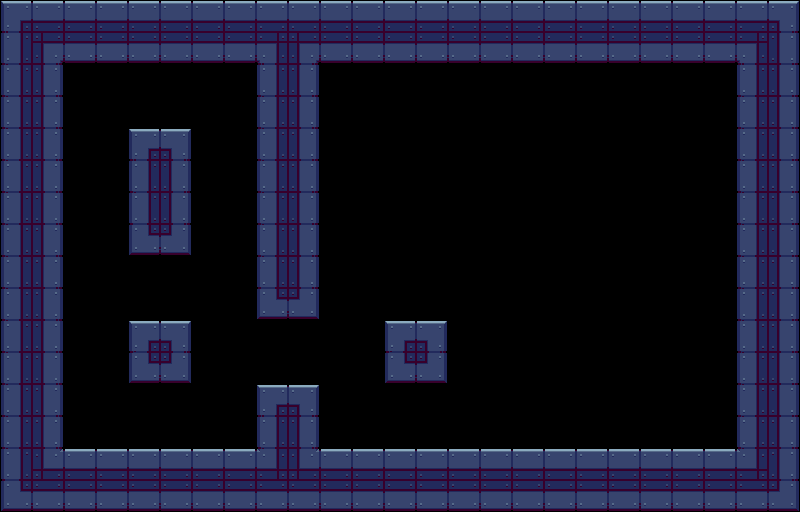

The image is a tile-based game level rendered from a .tmx file. Its description and complete source (layers, tilesets, objects, tile grids) follow:
An orthogonal 25x16 tile map with 32x32 px tiles, 2 tile layers (Border, main).

<map version="1.10" tiledversion="1.10.2" orientation="orthogonal" renderorder="right-down" width="25" height="16" tilewidth="32" tileheight="32" infinite="0" nextlayerid="3" nextobjectid="1">
 <tileset firstgid="1" name="Tiled" tilewidth="32" tileheight="32" tilecount="16" columns="4">
  <image source="Tiled.png" width="128" height="128" />
  <tile id="1">
   <properties>
    <property name="colider" type="bool" value="true" />
   </properties>
  </tile>
  <tile id="2">
   <properties>
    <property name="colider" type="bool" value="true" />
   </properties>
  </tile>
  <tile id="3">
   <properties>
    <property name="colider" type="bool" value="true" />
   </properties>
  </tile>
  <tile id="5">
   <properties>
    <property name="colider" type="bool" value="true" />
   </properties>
  </tile>
  <tile id="7">
   <properties>
    <property name="colider" type="bool" value="true" />
   </properties>
  </tile>
  <tile id="9">
   <properties>
    <property name="colider" type="bool" value="true" />
   </properties>
  </tile>
  <tile id="10">
   <properties>
    <property name="colider" type="bool" value="true" />
   </properties>
  </tile>
  <tile id="11">
   <properties>
    <property name="colider" type="bool" value="true" />
   </properties>
  </tile>
 </tileset>
 <layer id="1" name="Border" width="25" height="16">
  <data encoding="csv">
2,3,3,3,3,3,3,3,3,3,3,3,3,3,3,3,3,3,3,3,3,3,3,3,4,
6,1,11,11,11,11,11,11,13,1,11,11,11,11,11,11,11,11,11,11,11,11,11,13,8,
6,8,0,0,0,0,0,0,0,0,0,0,0,0,0,0,0,0,0,0,0,0,0,6,8,
6,8,0,0,0,0,0,0,0,0,0,0,0,0,0,0,0,0,0,0,0,0,0,6,8,
6,8,0,0,0,0,0,0,0,0,0,0,0,0,0,0,0,0,0,0,0,0,0,6,8,
6,8,0,0,0,0,0,0,0,0,0,0,0,0,0,0,0,0,0,0,0,0,0,6,8,
6,8,0,0,0,0,0,0,0,0,0,0,0,0,0,0,0,0,0,0,0,0,0,6,8,
6,8,0,0,0,0,0,0,0,0,0,0,0,0,0,0,0,0,0,0,0,0,0,6,8,
6,8,0,0,0,0,0,0,0,0,0,0,0,0,0,0,0,0,0,0,0,0,0,6,8,
6,8,0,0,0,0,0,0,0,0,0,0,0,0,0,0,0,0,0,0,0,0,0,6,8,
6,8,0,0,0,0,0,0,0,0,0,0,0,0,0,0,0,0,0,0,0,0,0,6,8,
6,8,0,0,0,0,0,0,0,0,0,0,0,0,0,0,0,0,0,0,0,0,0,6,8,
6,8,0,0,0,0,0,0,0,0,0,0,0,0,0,0,0,0,0,0,0,0,0,6,8,
6,8,0,0,0,0,0,0,0,0,0,0,0,0,0,0,0,0,0,0,0,0,0,6,8,
6,9,3,3,3,3,3,3,5,9,3,3,3,3,3,3,3,3,3,3,3,3,3,5,8,
10,11,11,11,11,11,11,11,11,11,11,11,11,11,11,11,11,11,11,11,11,11,11,11,12
</data>
 </layer>
 <layer id="2" name="main" width="25" height="16">
  <data encoding="csv">
0,0,0,0,0,0,0,0,0,0,0,0,0,0,0,0,0,0,0,0,0,0,0,0,0,
0,0,0,0,0,0,0,0,0,0,0,0,0,0,0,0,0,0,0,0,0,0,0,0,0,
0,0,0,0,0,0,0,0,6,8,0,0,0,0,0,0,0,0,0,0,0,0,0,0,0,
0,0,0,0,0,0,0,0,6,8,0,0,0,0,0,0,0,0,0,0,0,0,0,0,0,
0,0,0,0,2,4,0,0,6,8,0,0,0,0,0,0,0,0,0,0,0,0,0,0,0,
0,0,0,0,6,8,0,0,6,8,0,0,0,0,0,0,0,0,0,0,0,0,0,0,0,
0,0,0,0,6,8,0,0,6,8,0,0,0,0,0,0,0,0,0,0,0,0,0,0,0,
0,0,0,0,10,12,0,0,6,8,0,0,0,0,0,0,0,0,0,0,0,0,0,0,0,
0,0,0,0,0,0,0,0,6,8,0,0,0,0,0,0,0,0,0,0,0,0,0,0,0,
0,0,0,0,0,0,0,0,10,12,0,0,0,0,0,0,0,0,0,0,0,0,0,0,0,
0,0,0,0,2,4,0,0,0,0,0,0,2,4,0,0,0,0,0,0,0,0,0,0,0,
0,0,0,0,10,12,0,0,0,0,0,0,10,12,0,0,0,0,0,0,0,0,0,0,0,
0,0,0,0,0,0,0,0,2,4,0,0,0,0,0,0,0,0,0,0,0,0,0,0,0,
0,0,0,0,0,0,0,0,6,8,0,0,0,0,0,0,0,0,0,0,0,0,0,0,0,
0,0,0,0,0,0,0,0,0,0,0,0,0,0,0,0,0,0,0,0,0,0,0,0,0,
0,0,0,0,0,0,0,0,0,0,0,0,0,0,0,0,0,0,0,0,0,0,0,0,0
</data>
 </layer>
</map>